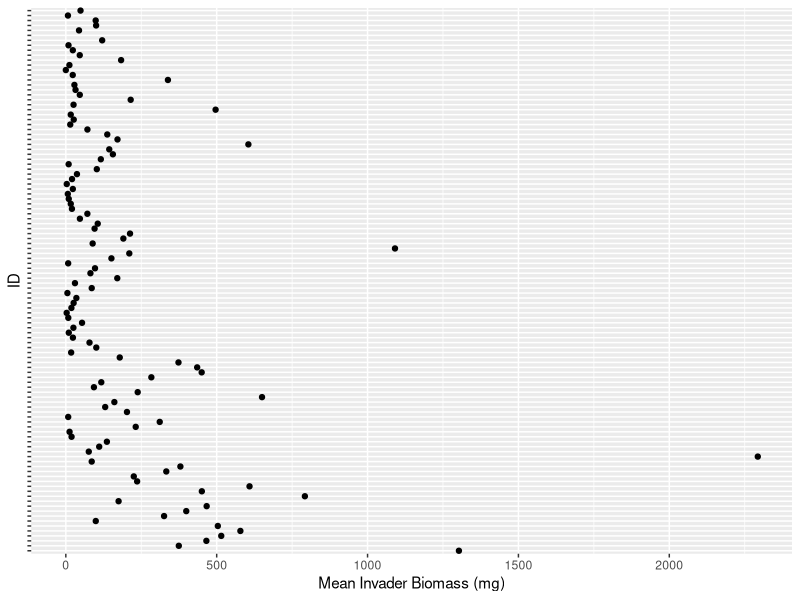
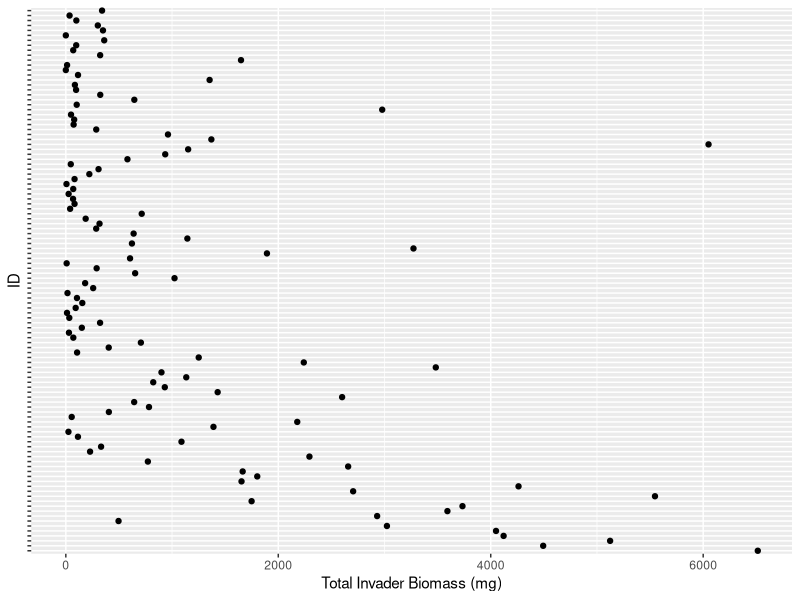
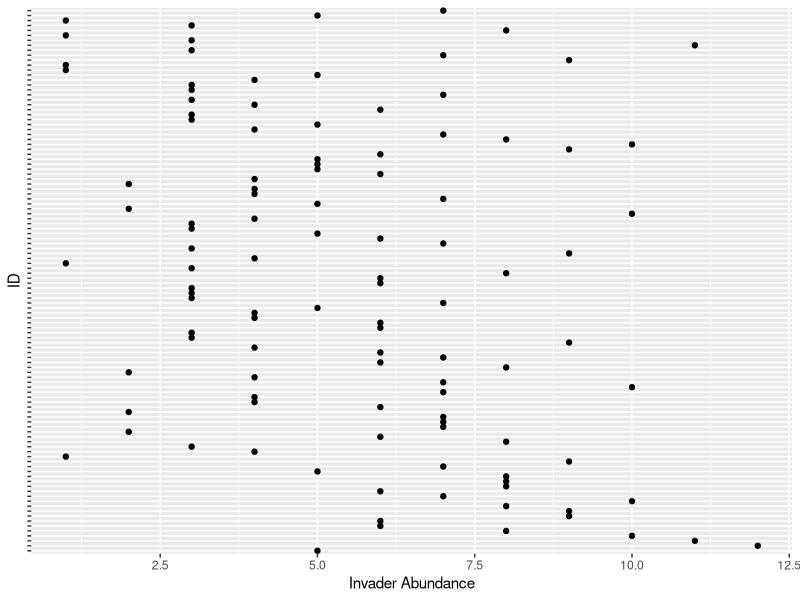
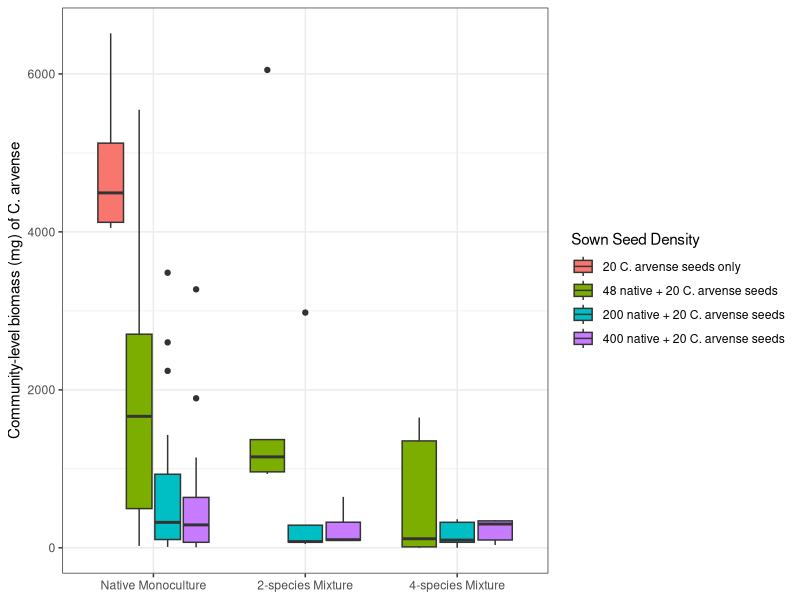
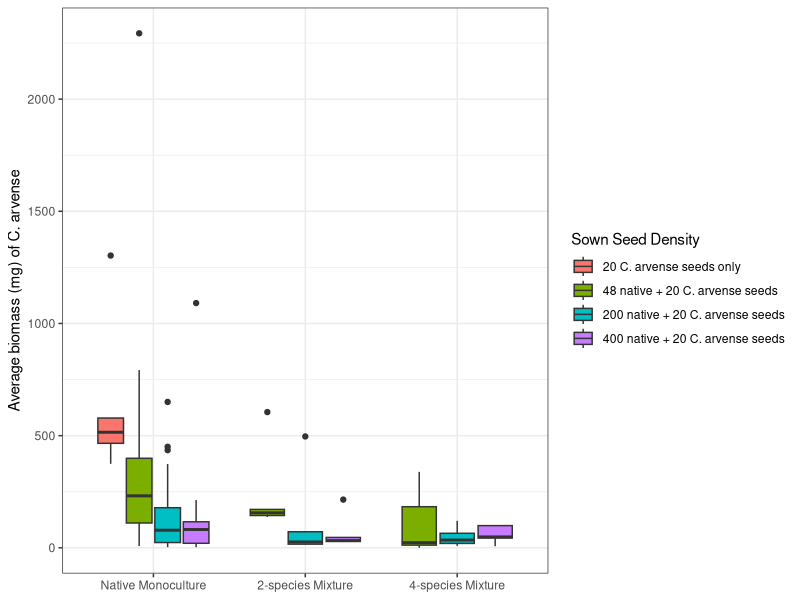
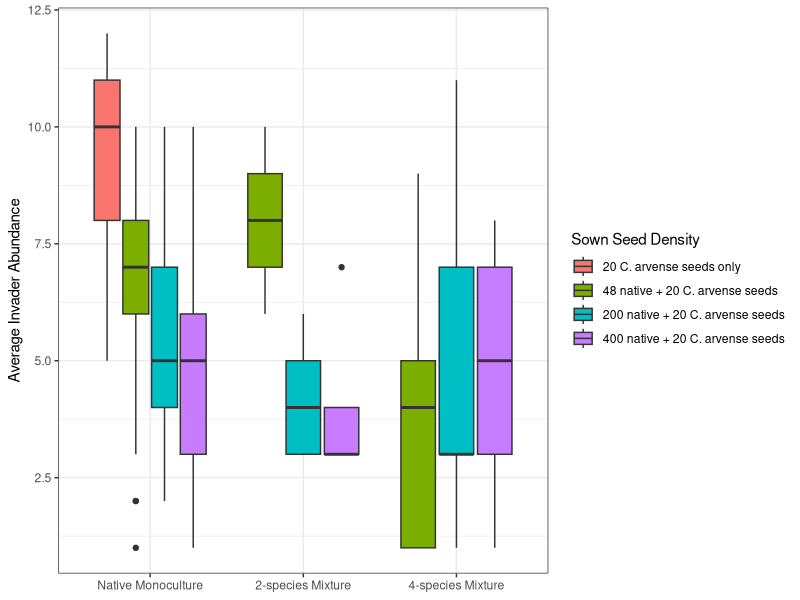
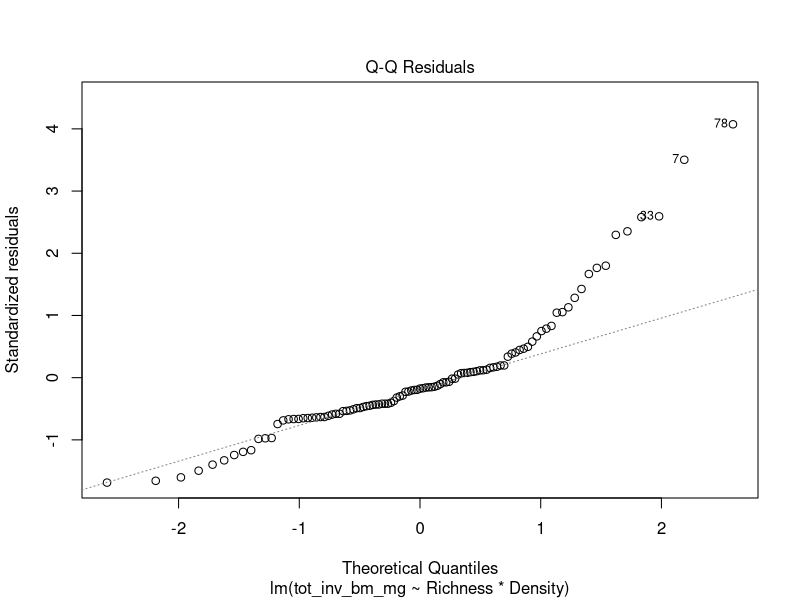
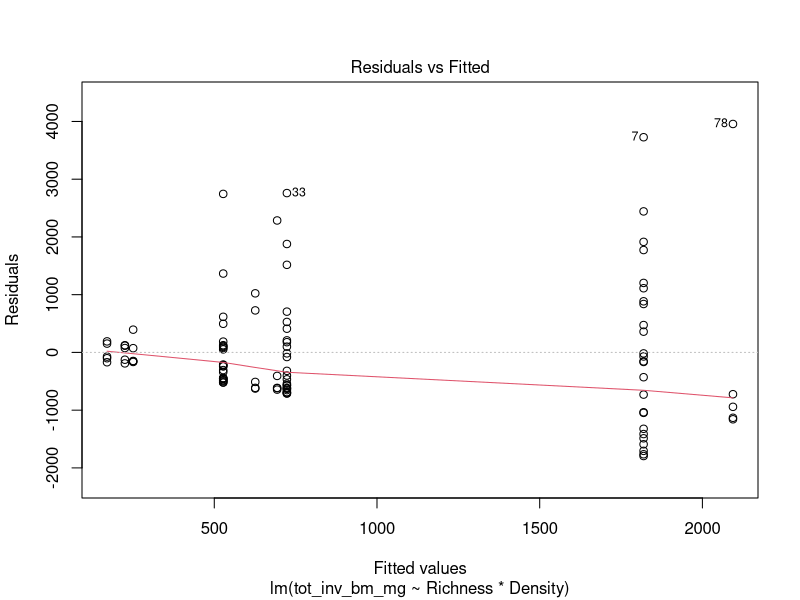

Source code (R) for these figures, in order: (Note: this script raises an error after producing the figures.)
# libraries -----
library(dplyr)    # for manipulating data
library(here)     # for creating relative file paths
library(ggplot2)  # for visualizing data 

# import ----

inv_bm <- read.csv(here("data", "intermediate_data", "invader_biomass.csv"))

# exploratory data analysis -----

## check for sample size of density and richness treatments ----
# to determine type of sum of squares (I, II, or III) required for ANOVA 
inv_bm %>%
  group_by(Richness_ID, Density_ID) %>%
  summarize(
    n_avg_bm = length(na.omit(mean_inv_bm_mg)),
    n_tot_bm = length(na.omit(tot_inv_bm_mg)),
    n_inv_ab = length(na.omit(num_invaders))
  )

## check for outliers -----
# reason: outliers increase the estimate of sample variance
# decreasing the calculated F statistics for ANOVA's
# lowering the chance of rejecting the null hypothesis 
inv_bm %>%
  mutate(ID = paste(Richness_ID, Density_ID, Rep)) %>%
  ggplot(aes(x = mean_inv_bm_mg, y = ID)) + 
  geom_point() +
  labs(
    x = "Mean Invader Biomass (mg)",
    y = "ID"
    ) + 
  theme(axis.text.y = element_blank())
  
inv_bm %>%
  mutate(ID = paste(Richness_ID, Density_ID, Rep)) %>%
  ggplot(aes(x = tot_inv_bm_mg, y = ID)) + 
  geom_point() +
  labs(
    x = "Total Invader Biomass (mg)",
    y = "ID"
  ) + 
  theme(axis.text.y = element_blank())

inv_bm %>%
  mutate(ID = paste(Richness_ID, Density_ID, Rep)) %>%
  ggplot(aes(x = num_invaders, y = ID)) + 
  geom_point() +
  labs(
    x = "Invader Abundance",
    y = "ID"
  ) + 
  theme(axis.text.y = element_blank())

# check box-plots ----
# reason: visualize summary statistics to get a sense of median and spread
# across seeding density and seeding richness treatments
(plot_tot_inv_bm <- inv_bm %>%
   mutate(
     Density_ID = case_when(
       Density_ID == "-"  ~ "20 C. arvense seeds only",
       Density_ID == "D1" ~ "48 native + 20 C. arvense seeds",
       Density_ID == "D2" ~ "200 native + 20 C. arvense seeds", 
       Density_ID == "D3" ~ "400 native + 20 C. arvense seeds") %>%
       factor(levels = c(
         "20 C. arvense seeds only", 
         "48 native + 20 C. arvense seeds", 
         "200 native + 20 C. arvense seeds", 
         "400 native + 20 C. arvense seeds")
       )
   ) %>%
   
   mutate(
     Richness_ID = case_when(
       Density_ID  == "20 invasive seeds"  ~ "Invasive-Only", 
       Richness_ID == "M1" ~ "Native Monoculture", 
       Richness_ID == "M2" ~ "2-species Mixture", 
       Richness_ID == "M4" ~ "4-species Mixture", 
       TRUE ~ Richness_ID
     ), 
     
     Richness_ID = factor(Richness_ID, levels = c(
       "Invasive-Only", 
       "Native Monoculture", 
       "2-species Mixture", 
       "4-species Mixture")
     )
   ) %>%
   ggplot(aes(x = Richness_ID, y = tot_inv_bm_mg)) +
   geom_boxplot(
     aes(fill = Density_ID), 
     position = "dodge2"
   ) + 
   labs(
     fill = "Sown Seed Density", 
     x = NULL, 
     y = "Community-level biomass (mg) of C. arvense"
   ) + 
   theme_bw()
)

(plot_avg_inv_bm <- inv_bm %>%
    mutate(
      Density_ID = case_when(
        Density_ID == "-"  ~ "20 C. arvense seeds only",
        Density_ID == "D1" ~ "48 native + 20 C. arvense seeds",
        Density_ID == "D2" ~ "200 native + 20 C. arvense seeds", 
        Density_ID == "D3" ~ "400 native + 20 C. arvense seeds") %>%
        factor(levels = c(
          "20 C. arvense seeds only", 
          "48 native + 20 C. arvense seeds", 
          "200 native + 20 C. arvense seeds", 
          "400 native + 20 C. arvense seeds")
        )
    ) %>%
    
    mutate(
      Richness_ID = case_when(
        Density_ID  == "20 invasive seeds"  ~ "Invasive-Only", 
        Richness_ID == "M1" ~ "Native Monoculture", 
        Richness_ID == "M2" ~ "2-species Mixture", 
        Richness_ID == "M4" ~ "4-species Mixture", 
        TRUE ~ Richness_ID
      ), 
      
      Richness_ID = factor(Richness_ID, levels = c(
        "Invasive-Only", 
        "Native Monoculture", 
        "2-species Mixture", 
        "4-species Mixture")
      )
    ) %>%
    ggplot(aes(x = Richness_ID, y = mean_inv_bm_mg)) +
    geom_boxplot(
      aes(fill = Density_ID), 
      position = "dodge2"
    ) + 
    labs(
      fill = "Sown Seed Density", 
      x = NULL, 
      y = "Average biomass (mg) of C. arvense"
    ) + 
    theme_bw()
)

(plot_ab_inv_bm <- inv_bm %>%
    mutate(
      Density_ID = case_when(
        Density_ID == "-"  ~ "20 C. arvense seeds only",
        Density_ID == "D1" ~ "48 native + 20 C. arvense seeds",
        Density_ID == "D2" ~ "200 native + 20 C. arvense seeds", 
        Density_ID == "D3" ~ "400 native + 20 C. arvense seeds") %>%
        factor(levels = c(
          "20 C. arvense seeds only", 
          "48 native + 20 C. arvense seeds", 
          "200 native + 20 C. arvense seeds", 
          "400 native + 20 C. arvense seeds")
        )
    ) %>%
    
    mutate(
      Richness_ID = case_when(
        Density_ID  == "20 invasive seeds"  ~ "Invasive-Only", 
        Richness_ID == "M1" ~ "Native Monoculture", 
        Richness_ID == "M2" ~ "2-species Mixture", 
        Richness_ID == "M4" ~ "4-species Mixture", 
        TRUE ~ Richness_ID
      ), 
      
      Richness_ID = factor(Richness_ID, levels = c(
        "Invasive-Only", 
        "Native Monoculture", 
        "2-species Mixture", 
        "4-species Mixture")
      )
    ) %>%
    ggplot(aes(x = Richness_ID, y = num_invaders)) +
    geom_boxplot(
      aes(fill = Density_ID), 
      position = "dodge2"
    ) + 
    labs(
      fill = "Sown Seed Density", 
      x = NULL, 
      y = "Average Invader Abundance"
    ) + 
    theme_bw()
)

# statistical analyses ----

# change the values for invader monocultures
# so that you can compare native monocultures + mixtures for the ANOVAs
inv_bm_tidy <- inv_bm %>%
  
  mutate(
    Density_ID = case_when(
      Density_ID == "-" ~ "D0", 
      TRUE ~ Density_ID),
    
    Richness_ID = case_when(
      Richness_ID == "M1" & Density_ID == "D0" ~ "Inv", 
      TRUE ~ Richness_ID)
    ) %>%

  mutate(
    Richness_ID = factor(
      Richness_ID, 
      levels = c("Inv", "M1", "M2", "M4")),
    
    Density_ID = factor(
      Density_ID, 
      levels = c("D0", "D1", "D2", "D3")
    )
  ) %>%
  
  rename(
    Density = Density_ID, 
    Richness = Richness_ID
  )

## model fit ----

lm_tot_inv_bm1 <- lm(
  tot_inv_bm_mg ~ Richness*Density, 
  data = inv_bm_tidy)

# check which regression coefficients are due to singularities
# check for highly collinear terms 
summary(lm_tot_inv_bm1)
alias(lm_tot_inv_bm1) # look for complete aliasing

# drop invader monocultures to avoid aliased coefficients
inv_bm_minus_d0 <- inv_bm_tidy %>%
  mutate(Density = as.character(Density)) %>%
  dplyr::filter(Density %in% c("D1", "D2", "D3")) 

lm_inv_bm_minus_d0 <- lm(
  tot_inv_bm_mg ~ Richness*Density, 
  data = inv_bm_minus_d0
  )

# check assumptions for two-way ANOVA
plot(lm_inv_bm_minus_d0, 2) # normality of residuals
plot(lm_inv_bm_minus_d0, 1) # homogeneity of variance
plot(lm_inv_bm_minus_d0, 4) # influential outliers

# refit model to stabilize variance
# using a log (x+1) transformation
log_bm_minus_d0 <- mutate(inv_bm_minus_d0, 
  log_tot_inv_bm = log(tot_inv_bm_mg + 1)
  ) 

lm_log_inv_bm_minus_d0 <- lm(
  log_tot_inv_bm ~ Richness*Density, 
  data = log_bm_minus_d0 
)

# double-check assumptions for two-way ANOVA
plot(lm_log_inv_bm_minus_d0, 2) # normality of residuals
plot(lm_log_inv_bm_minus_d0, 1) # homogeneity of variance
plot(lm_log_inv_bm_minus_d0, 4) # influential outliers

## two-way ANOVA ----

# run a type II ANOVA to account for unbalanced sample designs
aov_t2_inv_bm <- car::Anova(lm_tot_inv_bm3, type = 2)
